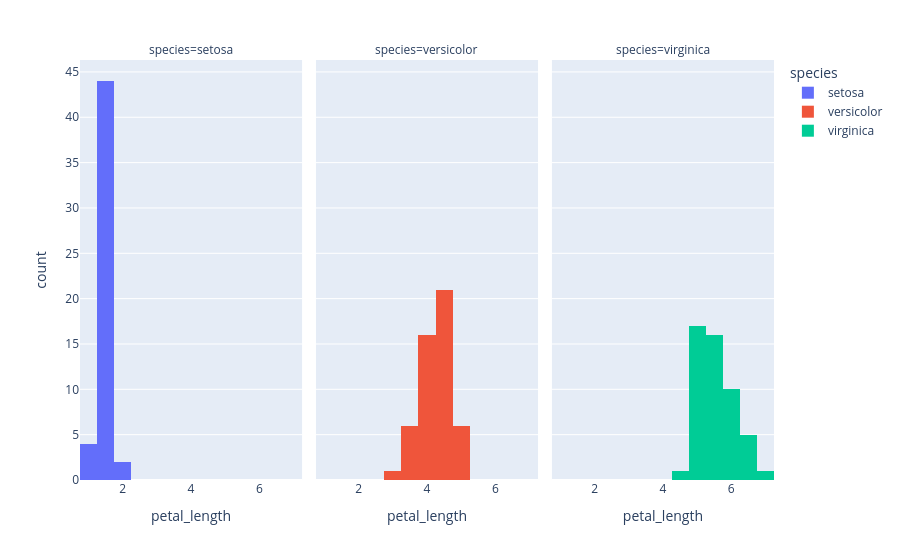

Source (notebook cell):
### Code cell
fig = px.histogram(df, x='petal_length', color='species', facet_col='species')
fig

### Figure 1 — Plotly figure (JSON) as saved in the notebook; plotly's stock layout.template omitted (floating-point values rounded to 4 significant figures)
{"data": [{"bingroup": "x", "hovertemplate": "species=setosa<br>petal_length=%{x}<br>count=%{y}<extra></extra>", "legendgroup": "setosa", "marker": {"color": "#636efa", "pattern": {"shape": ""}}, "name": "setosa", "orientation": "v", "showlegend": true, "type": "histogram", "x": [1.4, 1.4, 1.3, 1.5, 1.4, 1.7, 1.4, 1.5, 1.4, 1.5, 1.5, 1.6, 1.4, 1.1, 1.2, 1.5, 1.3, 1.4, 1.7, 1.5, 1.7, 1.5, 1.0, 1.7, 1.9, 1.6, 1.6, 1.5, 1.4, 1.6, 1.6, 1.5, 1.5, 1.4, 1.5, 1.2, 1.3, 1.5, 1.3, 1.5, 1.3, 1.3, 1.3, 1.6, 1.9, 1.4, 1.6, 1.4, 1.5, 1.4], "xaxis": "x", "yaxis": "y"}, {"bingroup": "x", "hovertemplate": "species=versicolor<br>petal_length=%{x}<br>count=%{y}<extra></extra>", "legendgroup": "versicolor", "marker": {"color": "#EF553B", "pattern": {"shape": ""}}, "name": "versicolor", "orientation": "v", "showlegend": true, "type": "histogram", "x": [4.7, 4.5, 4.9, 4.0, 4.6, 4.5, 4.7, 3.3, 4.6, 3.9, 3.5, 4.2, 4.0, 4.7, 3.6, 4.4, 4.5, 4.1, 4.5, 3.9, 4.8, 4.0, 4.9, 4.7, 4.3, 4.4, 4.8, 5.0, 4.5, 3.5, 3.8, 3.7, 3.9, 5.1, 4.5, 4.5, 4.7, 4.4, 4.1, 4.0, 4.4, 4.6, 4.0, 3.3, 4.2, 4.2, 4.2, 4.3, 3.0, 4.1], "xaxis": "x2", "yaxis": "y2"}, {"bingroup": "x", "hovertemplate": "species=virginica<br>petal_length=%{x}<br>count=%{y}<extra></extra>", "legendgroup": "virginica", "marker": {"color": "#00cc96", "pattern": {"shape": ""}}, "name": "virginica", "orientation": "v", "showlegend": true, "type": "histogram", "x": [6.0, 5.1, 5.9, 5.6, 5.8, 6.6, 4.5, 6.3, 5.8, 6.1, 5.1, 5.3, 5.5, 5.0, 5.1, 5.3, 5.5, 6.7, 6.9, 5.0, 5.7, 4.9, 6.7, 4.9, 5.7, 6.0, 4.8, 4.9, 5.6, 5.8, 6.1, 6.4, 5.6, 5.1, 5.6, 6.1, 5.6, 5.5, 4.8, 5.4, 5.6, 5.1, 5.1, 5.9, 5.7, 5.2, 5.0, 5.2, 5.4, 5.1], "xaxis": "x3", "yaxis": "y3"}], "layout": {"annotations": [{"font": {}, "showarrow": false, "text": "species=setosa", "x": 0.16, "xanchor": "center", "xref": "paper", "y": 1, "yanchor": "bottom", "yref": "paper"}, {"font": {}, "showarrow": false, "text": "species=versicolor", "x": 0.5, "xanchor": "center", "xref": "paper", "y": 1, "yanchor": "bottom", "yref": "paper"}, {"font": {}, "showarrow": false, "text": "species=virginica", "x": 0.84, "xanchor": "center", "xref": "paper", "y": 1, "yanchor": "bottom", "yref": "paper"}], "autosize": true, "barmode": "relative", "legend": {"title": {"text": "species"}, "tracegroupgap": 0}, "margin": {"t": 60}, "xaxis": {"anchor": "y", "autorange": true, "domain": [0, 0.32], "range": [0.75, 7.25], "title": {"text": "petal_length"}, "type": "linear"}, "xaxis2": {"anchor": "y2", "autorange": true, "domain": [0.34, 0.66], "matches": "x", "range": [0.75, 7.25], "title": {"text": "petal_length"}, "type": "linear"}, "xaxis3": {"anchor": "y3", "autorange": true, "domain": [0.68, 1.0], "matches": "x", "range": [0.75, 7.25], "title": {"text": "petal_length"}, "type": "linear"}, "yaxis": {"anchor": "x", "autorange": true, "domain": [0, 1], "range": [0, 46.32], "title": {"text": "count"}}, "yaxis2": {"anchor": "x2", "autorange": true, "domain": [0, 1], "matches": "y", "range": [0, 46.32], "showticklabels": false}, "yaxis3": {"anchor": "x3", "autorange": true, "domain": [0, 1], "matches": "y", "range": [0, 46.32], "showticklabels": false}}}
